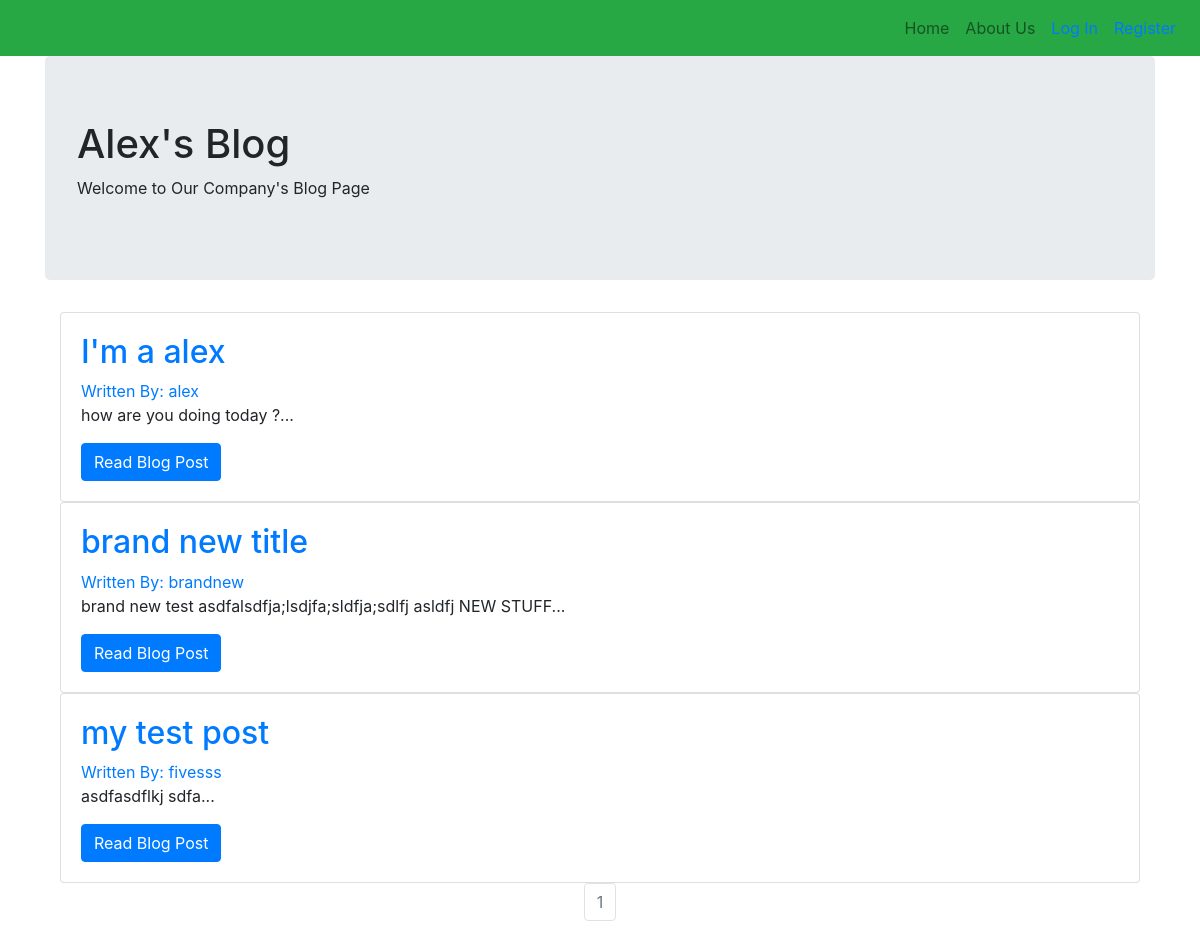
The page / on the database its author committed.
### blog/models.py (models this page shows, shortened)
class BlogPost(db.Model):
    users = db.relationship(User)
    id = db.Column(db.Integer,primary_key=True)
    user_id = db.Column(db.Integer,db.ForeignKey('users.id'),nullable=False)
    date = db.Column(db.DateTime,nullable=False,default=datetime.utcnow)
    title = db.Column(db.String(140),nullable=False)
    text = db.Column(db.Text,nullable=False)

class User(db.Model,UserMixin):
    __tablename__ = 'users'
    id = db.Column(db.Integer,primary_key=True)
    profile_image = db.Column(db.String(64),nullable=False,default='default_profile.png')
    email = db.Column(db.String(64),unique=True,index=True)
    username = db.Column(db.String(64),unique=True,index=True)
    password_hash = db.Column(db.String(128))
    posts = db.relationship('BlogPost',backref='author',lazy=True)

### blog/core/views.py (the view)
@core.route('/')
def index():
    page = request.args.get('page', 1, type=int)
    blog_posts = BlogPost.query.order_by(BlogPost.date.desc()).paginate(page=page, per_page=10)
    return render_template('index.html',blog_posts=blog_posts)

### blog/templates/index.html (shortened to what this page needs)
{% extends "base.html" %}
{% block content %}
  <div class="jumbotron">
    <h1>Alex's Blog</h1>
    <p>Welcome to Our Company's Blog Page</p>
  </div>
  <div class="container">
    {% for post in blog_posts.items %}
    <div class="card" >
      <div class="card-body">
        <h2><a class="card-title" href="  {{ url_for('blog_posts.blog_post', blog_post_id=post.id) }}">{{ post.title }}</a></h2>
        <a href="{{ url_for('users.user_posts', username=post.author.username) }}">Written By: {{ post.author.username }}</a>
        <p class="card-text">{{ post.text[:100] }}...</p>
        <a href="{{ url_for('blog_posts.blog_post', blog_post_id=post.id) }}" class="btn btn-primary">Read Blog Post</a>
      </div>
    </div>
   {% endfor %}
   <nav aria-label="Page navigation example">
     <ul class="pagination justify-content-center">
       {% for page_num in blog_posts.iter_pages(left_edge=1, right_edge=1, left_current=1, right_current=2) %}
          {% if blog_posts.page == page_num %}
          <li class="page-item disabled">
            <a class="page-link" href="{{ url_for('core.index', page=page_num) }}">{{ page_num }}</a></li>
          {% else %}
            <li class="page-item"><a class="page-link" href="{{ url_for('core.index', page=page_num) }}">{{ page_num }}</a></li>
          {% endif %}
      {% endfor %}
    </nav>
{% endblock %}

### blog/templates/base.html (shortened to what this page needs)
<!DOCTYPE html>
<html>
  <head>
    <link rel="stylesheet" href="https://maxcdn.bootstrapcdn.com/bootstrap/4.0.0/css/bootstrap.min.css">
  </head>
  <body>
    <nav class="navbar navbar-expand-lg navbar-light bg-success">
      <div class="collapse navbar-collapse" id="navbarSupportedContent">
        <ul class="navbar-nav ml-auto">
      <li style="list-style:none"class="nav-item">
        <a class="nav-link" href="{{ url_for('core.index') }}">Home</a>
      </li>
      <li style="list-style:none"class="nav-item">
        <a class="nav-link" href="{{ url_for('core.info') }}">About Us</a>
      </li>
    {% if current_user.is_authenticated %}
    <li class="nav-link"><a href="{{ url_for('users.logout') }}">Log Out</a></li>
    <li class="nav-link"><a href="{{ url_for('users.account') }}">Account</a></li>
    <li class="nav-link"><a href="{{ url_for('blog_posts.create_post') }}">Create Post</a></li>
    {% else %}
    <li class="nav-link"><a href="{{ url_for('users.login') }}">Log In</a></li>
    <li class="nav-link"><a href="{{ url_for('users.register') }}">Register</a></li>
    {% endif %}
</ul>
</nav>
<div class="container content">
  {% block content %}
  {% endblock %}
</div>
  </body>
</html>

### rows shown on the page
BlogPost: title "I'm a alex", author.username "alex", text "how are you doing today ?"
BlogPost: title "brand new title", author.username "brandnew", text "brand new test asdfalsdfja;lsdjfa;sldfja;sdlfj asldfj NEW STUFF"
BlogPost: title "my test post", author.username "fivesss", text "asdfasdflkj sdfa"

### other values the page prints
{{ page_num }} "1"
